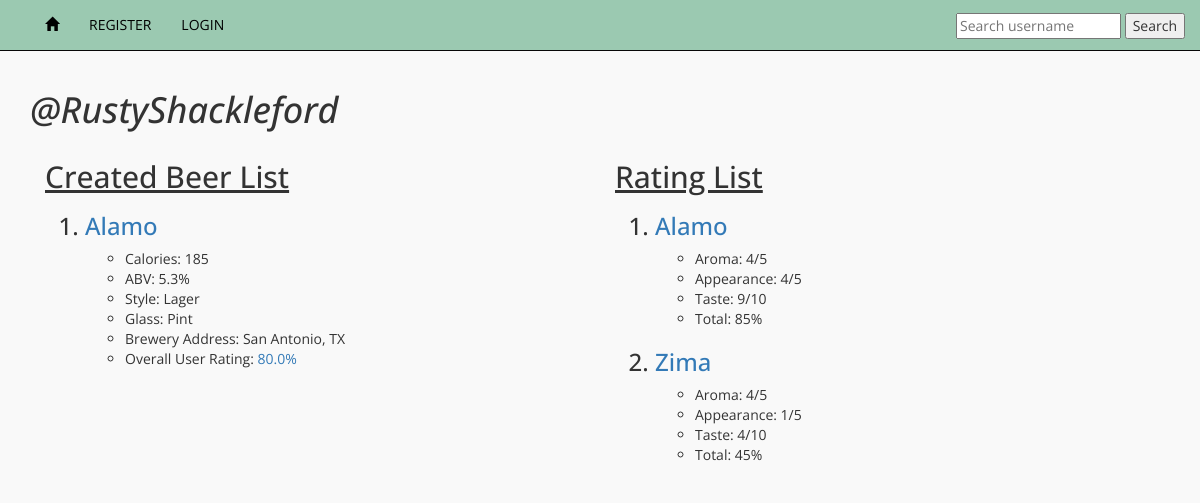
The page /mybeerapp/by/RustyShackleford/ on the database its author committed.
### mybeerapp/models.py (models this page shows, shortened)
class Beer(models.Model):
    user=models.ForeignKey(User, related_name='beers', default=1)
    name=models.CharField(max_length=256)
    slug=models.SlugField(allow_unicode=True, default='')
    calories=models.PositiveIntegerField()
    abv=models.DecimalField(max_digits=3, decimal_places=1)
    style=models.CharField(default="It's a beer", max_length=256)
    location=models.CharField(max_length=256)
    created_at = models.DateTimeField(default=timezone.now)
    glass=models.ForeignKey(Glass, related_name='beers', default=1)
    def _get_total_average(self):
        count=self.ratings.count()
        total=0
        for rating in self.ratings.all():
            total=total+rating.average
        if count==0:
            count=1
        return round((total/count),2)
    total_average = property(_get_total_average)
    def _get_slug_name(self):
        return slugify(self.name)
    slug_name = property(_get_slug_name)

class Glass(models.Model):
    name=models.CharField(max_length=256)
    def __str__(self):
        return self.name
    class Meta:
        verbose_name_plural = "glasses"

class Rating(models.Model):
    five_choices=(
        (1,'1/5'),
        (2,'2/5'),
        (3,'3/5'),
        (4,'4/5'),
        (5,'5/5'),
    )
    ten_choices=(
        (1,'1/10'),
        (2,'2/10'),
        (3,'3/10'),
        (4,'4/10'),
        (5,'5/10'),
        (6,'6/10'),
        (7,'7/10'),
        (8,'8/10'),
        (9,'9/10'),
        (10,'10/10'),
    )
    user=models.ForeignKey(User, related_name='user_ratings', default=1)
    beer=models.ForeignKey(Beer, related_name='ratings')
    aroma=models.PositiveIntegerField(choices=five_choices)
    appearance=models.PositiveIntegerField(choices=five_choices)
    taste=models.PositiveIntegerField(choices=ten_choices) #taste is weighted
    def _get_average(self):
        return round(((self.aroma + self.appearance + self.taste)/20)*100)
    average = property(_get_average)

### mybeerapp/views.py (the view)
# urls.py: url(r'^by/(?P<username>[-\w]+)/$', views.user_beerlist, name='user_beerlist'),
def user_beerlist(request,username):
    try:
        beer_user = get_object_or_404(User, username=username)
    except User.DoesNotExist:
        raise Http404
    else:
        user_beers = beer_user.beers.all()
        user_ratings = beer_user.user_ratings.all()
    return render(request, 'mybeerapp/user_beerlist.html', {'beer_user':beer_user, 'user_beers':user_beers, 'user_ratings':user_ratings})

### mybeerapp/templates/mybeerapp/user_beerlist.html (shortened to what this page needs)
{% extends 'base.html' %}
{% block content %}
  <div class="beer_css">
    <h1><em>@{{beer_user}}</em></h1>
    <div class="col-xs-6">
      <h2><u>Created Beer List</u></h2>
      <ol>
        {% for beer in user_beers %}
          <h3><li><a href="{% url 'mybeerapp:beer_details' slug=beer.slug %}">{{beer.name}}</a></li></h3>
          <ul>
            <li>Calories: {{beer.calories}}</li>
            <li>ABV: {{beer.abv}}%</li>
            <li>Style: {{beer.style}}</li>
            <li>Glass: {{beer.glass}}</li>
            <li>Brewery Address: {{beer.location}}</li>
            {% if beer.ratings.count %}
              <li>Overall User Rating: <a href="{% url 'mybeerapp:rating_details' slug=beer.slug %}">{{beer.total_average}}%</a></li>
            {% endif %}
          </ul>
        {% endfor %}
      </ol>
    </div>
    <div class="col-xs-6">
      <h2><u>Rating List</u></h2>
      <ol>
        {% for rating in user_ratings %}
          <h3><li><a href="{% url 'mybeerapp:beer_details' slug=rating.beer.slug %}">{{rating.beer.name}}</a></li></h3>
          <ul>
            <li>Aroma: {{rating.aroma}}/5</li>
            <li>Appearance: {{rating.appearance}}/5</li>
            <li>Taste: {{rating.taste}}/10</li>
            <li>Total: {{rating.average}}%</li>
          </ul>
        {% endfor %}
      </ol>
    </div>
  </div>
{% endblock %}

### static/BeerAPI/css/master9.css (style rules this page uses)
body { background-color: #f9f9f9; padding-top: 30px; padding-bottom: 30px; font-family: 'Open Sans',sans-serif; }
.beer_css { padding-top: 40px; }

### rows shown on the page
Beer: name "Alamo", calories "185", abv "5.3", style "Lager", glass "Pint", location "San Antonio, TX", total_average "80.0"
Rating: beer.name "Alamo", aroma "4", appearance "4", taste "9", average "85"
Rating: beer.name "Zima", aroma "4", appearance "1", taste "4", average "45"

### other values the page prints
{{ beer_user }} "RustyShackleford"
